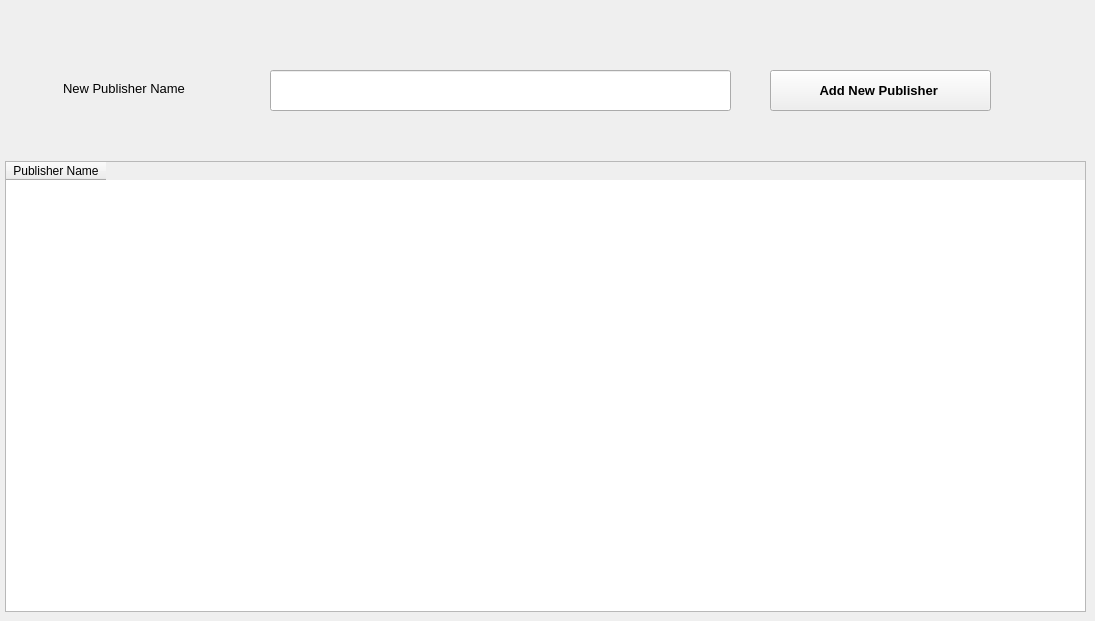
      <widget class="QWidget" name="tab_9">
       <attribute name="title">
        <string>Publisher</string>
       </attribute>
       <widget class="QTableWidget" name="tableWidget_4">
        <property name="geometry">
         <rect>
          <x>5</x>
          <y>161</y>
          <width>1081</width>
          <height>451</height>
         </rect>
        </property>
        <column>
         <property name="text">
          <string>Publisher Name</string>
         </property>
        </column>
       </widget>
       <widget class="QPushButton" name="pushButton_16">
        <property name="geometry">
         <rect>
          <x>770</x>
          <y>70</y>
          <width>221</width>
          <height>41</height>
         </rect>
        </property>
        <property name="font">
         <font>
          <pointsize>10</pointsize>
          <weight>75</weight>
          <bold>true</bold>
         </font>
        </property>
        <property name="text">
         <string>Add New Publisher </string>
        </property>
       </widget>
       <widget class="QLabel" name="label_28">
        <property name="geometry">
         <rect>
          <x>63</x>
          <y>78</y>
          <width>161</width>
          <height>21</height>
         </rect>
        </property>
        <property name="font">
         <font>
          <pointsize>10</pointsize>
         </font>
        </property>
        <property name="text">
         <string>New Publisher Name</string>
        </property>
       </widget>
       <widget class="QLineEdit" name="lineEdit_21">
        <property name="geometry">
         <rect>
          <x>270</x>
          <y>70</y>
          <width>461</width>
          <height>41</height>
         </rect>
        </property>
        <property name="font">
         <font>
          <pointsize>12</pointsize>
         </font>
        </property>
        <property name="text">
         <string/>
        </property>
       </widget>
      </widget>
